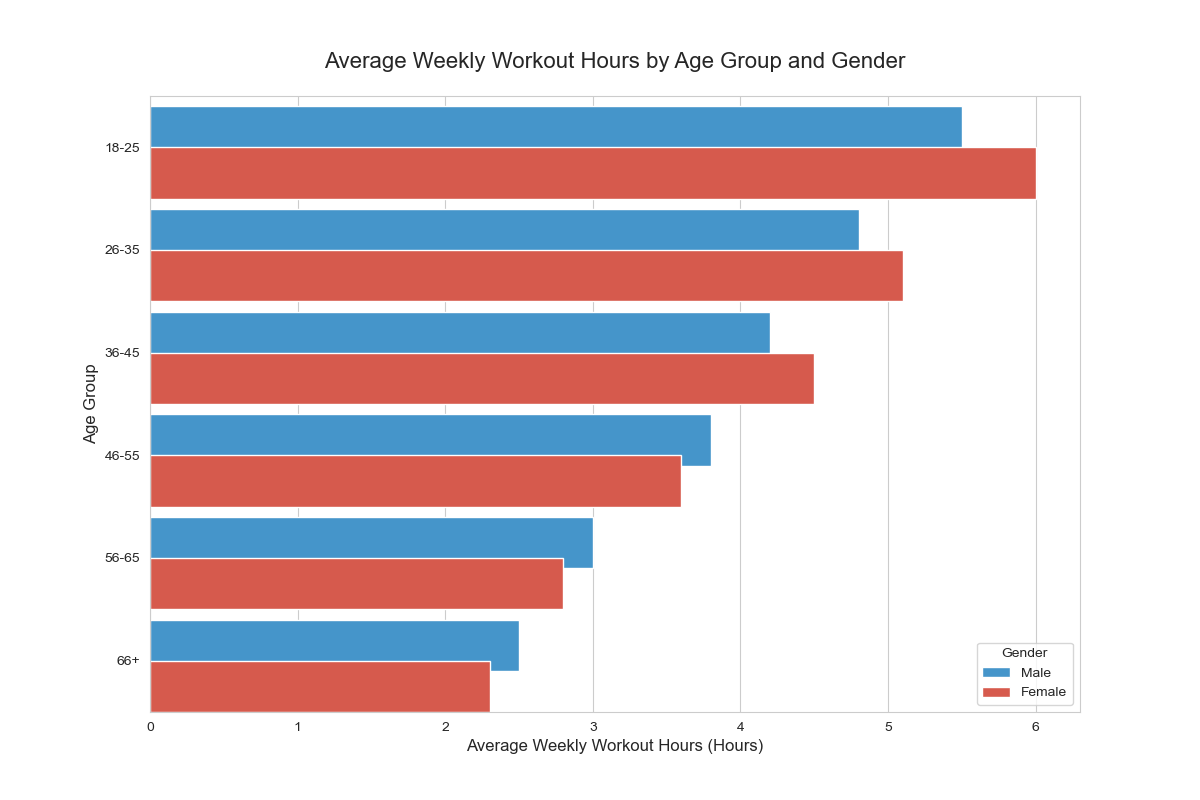

Python code for this plot:

import pandas as pd
import seaborn as sns
import matplotlib.pyplot as plt

# Create the dataset
data = pd.DataFrame({
    'Age Group': ['18-25', '18-25', '26-35', '26-35', '36-45', '36-45', '46-55', '46-55', '56-65', '56-65', '66+', '66+'],
    'Workout Hours (Hours)': [5.5, 6.0, 4.8, 5.1, 4.2, 4.5, 3.8, 3.6, 3.0, 2.8, 2.5, 2.3],
    'Gender': ['Male', 'Female', 'Male', 'Female', 'Male', 'Female', 'Male', 'Female', 'Male', 'Female', 'Male', 'Female']
})

# Set the style and color palette of the plot
sns.set_style('whitegrid')
sns.set_palette(['#3498DB', '#E74C3C', '#2ECC71', '#9B59B6', '#F1C40F', '#E67E22'])

# Create a horizontal bar chart
plt.figure(figsize=(12, 8))  # Width and height of the chart
chart = sns.barplot(y='Age Group', x='Workout Hours (Hours)', hue='Gender', data=data, dodge=True, saturation=0.8)

chart.set_ylabel('Age Group', fontsize=12)
chart.set_xlabel('Average Weekly Workout Hours (Hours)', fontsize=12)
chart.set_title('Average Weekly Workout Hours by Age Group and Gender', fontsize=16, pad=20)

# Change the height of bars
for bar in chart.patches:
    bar.set_height(0.5)

plt.show()
